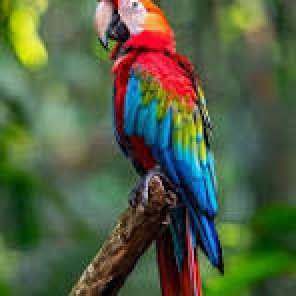
#> input picture Lab5/Lab5-Images/parrot.jpg, 148 x 148 px, found by its file name (shown 2 times larger)
$ jupyter execute Lab5_Code.ipynb   (older library calls are emulated)
#> lines starting #> are read from the running program, lines starting #| are printed output that depends on the picture
[cell 1]
import cv2
import numpy as np
import matplotlib.pyplot as plt
image = cv2.imread(r"Lab5-Images\parrot.jpg")
#> image is the input picture: shape (148, 148, 3); mean B, G, R 66.2, 96.2, 82.2
image = cv2.cvtColor(image, cv2.COLOR_BGR2RGB)

[cell 2]
#smoothing
smoothed = cv2.blur(image, (7, 7))
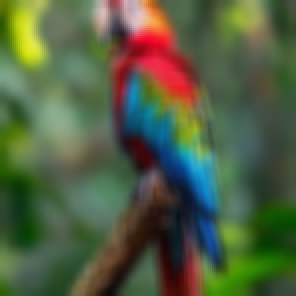
#> smoothed: shape (148, 148, 3) (shown 2 times larger); mean R, G, B 82.2, 96.2, 66.2

fig, ax = plt.subplots(1, 2, figsize=(10, 5))
ax[0].imshow(image)
ax[0].set_title("Original")
ax[0].axis("off")

ax[1].imshow(smoothed)
ax[1].set_title("Smoothed 7x7")
ax[1].axis("off")
plt.show()
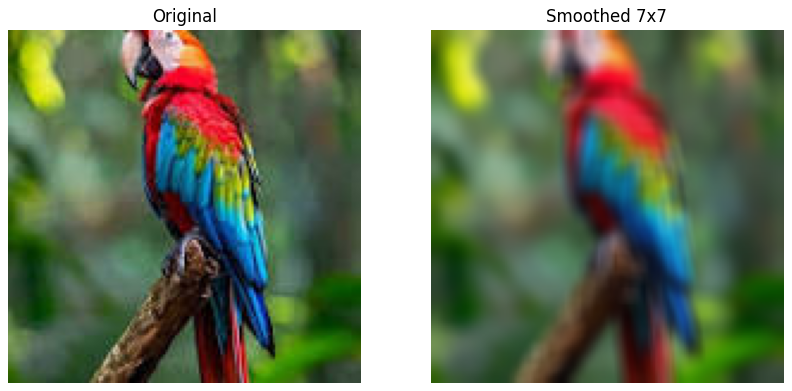
#> figure drawn by matplotlib, 2 panels

[cell 3]
#guassan filters
gaussian5 = cv2.GaussianBlur(image, (5, 5), 0)
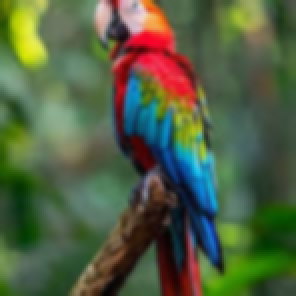
#> gaussian5: shape (148, 148, 3) (shown 2 times larger); mean R, G, B 82.2, 96.2, 66.2
gaussian21 = cv2.GaussianBlur(image, (21, 21), 0)
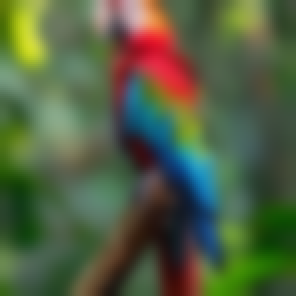
#> gaussian21: shape (148, 148, 3) (shown 2 times larger); mean R, G, B 82.3, 96.2, 66.2


fig, ax = plt.subplots(1, 3, figsize=(15, 5))
ax[0].imshow(image)
ax[0].set_title("Original")
ax[0].axis("off")

ax[1].imshow(gaussian5)
ax[1].set_title("Gaussian 5x5")
ax[1].axis("off")

ax[2].imshow(gaussian21)
ax[2].set_title("Gaussian 21x21")
ax[2].axis("off")
plt.show()

[cell 4]
#Convert to float32
image_float = image.astype(np.float32) / 255.0

#Laplacian filter
laplacian = cv2.Laplacian(image_float, cv2.CV_32F, ksize=3)
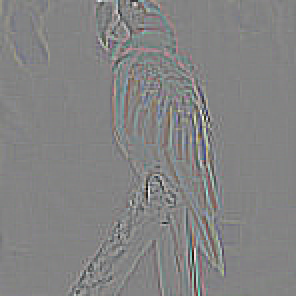
#> laplacian: shape (148, 148, 3) float32 (shown 2 times larger); mean R, G, B 0.000137, 0.000338, -5.51e-05; drawn with min black and max white

#Sharpen
sharpened = np.clip(image_float - laplacian, 0, 1)
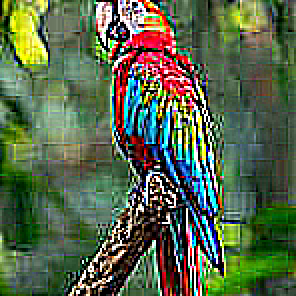
#> sharpened: shape (148, 148, 3) float32 (shown 2 times larger); mean R, G, B 0.342, 0.404, 0.292

#Display
laplacian_display = np.clip(np.abs(laplacian), 0, 1)
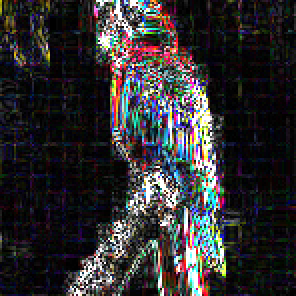
#> laplacian_display: shape (148, 148, 3) float32 (shown 2 times larger); mean R, G, B 0.195, 0.188, 0.195


fig, ax = plt.subplots(1, 3, figsize=(15, 5))
ax[0].imshow(image_float)
ax[0].set_title("Original Image")
ax[0].axis("off")

ax[1].imshow(laplacian_display)
ax[1].set_title("Laplacian Filter Result")
ax[1].axis("off")

ax[2].imshow(sharpened)
ax[2].set_title("Sharpened Image")
ax[2].axis("off")

plt.show()
